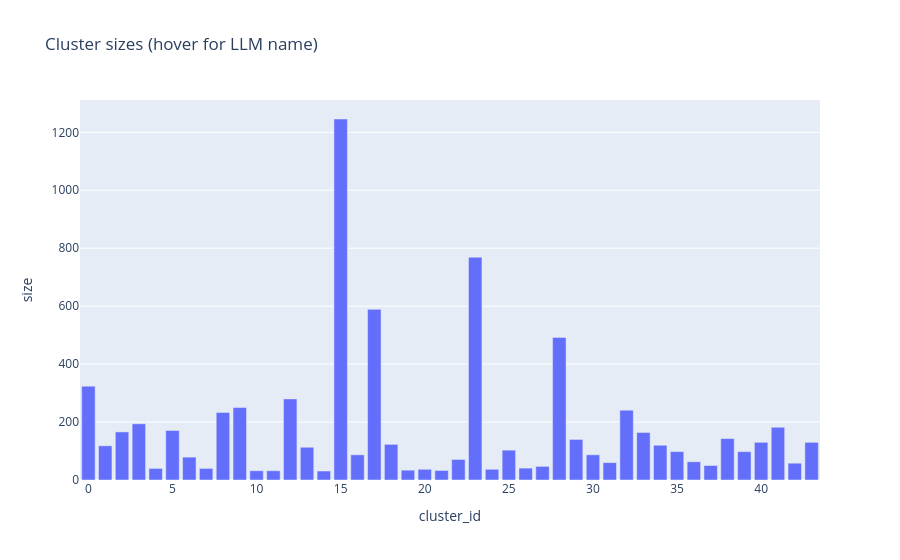

Notebook source saved alongside this figure:
### Code cell
# Optional: bar chart of cluster sizes with names
plot_df = df[df["cluster_id"] != -1].groupby("cluster_id").agg(size=("cluster_id", "count"), name=("name", "first")).reset_index()
fig2 = px.bar(plot_df, x="cluster_id", y="size", hover_data=["name"], title="Cluster sizes (hover for LLM name)")
fig2.show()

### Figure 1 — Plotly figure (JSON) as saved in the notebook; plotly's stock layout.template omitted (floating-point values rounded to 4 significant figures)
{"data": [{"customdata": [["Parked - Deviation / Discrepancy - Procedural Hazardous M..."], ["Parked - Deviation / Discrepancy - Procedural FAR; Deviat..."], ["Final Approach - Airspace Violation All Types; Conflict N..."], ["Cruise - Airspace Violation All Types; Deviation / Discre..."], ["Cruise - Airspace Violation All Types; Deviation / Discre..."], ["Cruise - Aircraft Equipment Problem Less Severe; Deviatio..."], ["Cruise - Aircraft Equipment Problem Critical"], ["Climb - Aircraft Equipment Problem Critical"], ["Parked - Deviation / Discrepancy - Procedural Published M..."], ["Parked - Aircraft Equipment Problem Critical; Deviation /..."], ["Cruise - Aircraft Equipment Problem Critical"], ["Final Approach - Aircraft Equipment Problem Critical"], ["Cruise - Aircraft Equipment Problem Critical; Flight Deck..."], ["Cruise - Aircraft Equipment Problem Critical; Inflight Ev..."], ["Final Approach - Deviation / Discrepancy - Procedural Pub..."], ["Taxi - Deviation / Discrepancy - Procedural Published Mat..."], ["Landing - Aircraft Equipment Problem Critical"], ["Cruise - Inflight Event / Encounter Wake Vortex Encounter"], ["Final Approach - ATC Issue All Types; Conflict NMAC"], ["Cruise - Aircraft Equipment Problem Critical; Inflight Ev..."], ["Takeoff / Launch - Aircraft Equipment Problem Critical"], ["Cruise - Aircraft Equipment Problem Critical"], ["Parked - Aircraft Equipment Problem Critical"], ["Final Approach - Conflict NMAC; Deviation / Discrepancy -..."], ["Climb - Aircraft Equipment Problem Critical"], ["Cruise - Aircraft Equipment Problem Critical"], ["Cruise - ATC Issue All Types; Deviation - Track / Heading..."], ["Cruise - Deviation / Discrepancy - Procedural FAR; Deviat..."], ["Initial Approach - Deviation / Discrepancy - Procedural P..."], ["Cruise - ATC Issue All Types; Deviation / Discrepancy - P..."], ["Cruise - Aircraft Equipment Problem Critical"], ["Cruise - Aircraft Equipment Problem Critical"], ["Initial Approach - Deviation / Discrepancy - Procedural P..."], ["Landing - Aircraft Equipment Problem Critical"], ["Cruise - Aircraft Equipment Problem Critical"], ["Cruise - Aircraft Equipment Problem Critical"], ["Taxi - Aircraft Equipment Problem Critical; Ground Event ..."], ["Descent - ATC Issue All Types; Deviation / Discrepancy - ..."], ["Cruise - ATC Issue All Types; Deviation / Discrepancy - P..."], ["Landing - Deviation / Discrepancy - Procedural Published ..."], ["Landing - Ground Event / Encounter Loss Of Aircraft Contr..."], ["Cruise - Aircraft Equipment Problem Critical"], ["Initial Climb - Aircraft Equipment Problem Critical"], ["Takeoff / Launch - Aircraft Equipment Problem Critical"]], "hovertemplate": "cluster_id=%{x}<br>size=%{y}<br>name=%{customdata[0]}<extra></extra>", "legendgroup": "", "marker": {"color": "#636efa", "pattern": {"shape": ""}}, "name": "", "orientation": "v", "showlegend": false, "textposition": "auto", "type": "bar", "x": [0, 1, 2, 3, 4, 5, 6, 7, 8, 9, 10, 11, 12, 13, 14, 15, 16, 17, 18, 19, 20, 21, 22, 23, 24, 25, 26, 27, 28, 29, 30, 31, 32, 33, 34, 35, 36, 37, 38, 39, 40, 41, 42, 43], "xaxis": "x", "y": [324, 118, 166, 194, 40, 171, 79, 40, 233, 250, 32, 32, 280, 113, 31, 1246, 87, 589, 123, 34, 37, 33, 71, 769, 37, 103, 41, 47, 492, 140, 87, 60, 241, 164, 120, 98, 63, 50, 143, 98, 130, 182, 58, 130], "yaxis": "y"}], "layout": {"barmode": "relative", "legend": {"tracegroupgap": 0}, "title": {"text": "Cluster sizes (hover for LLM name)"}, "xaxis": {"anchor": "y", "domain": [0, 1], "title": {"text": "cluster_id"}}, "yaxis": {"anchor": "x", "domain": [0, 1], "title": {"text": "size"}}}}
